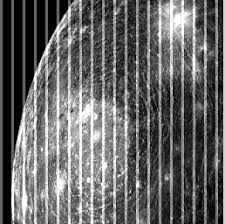
#> input picture moon.png, 225 x 224 px
$ python Ejercicio1.py
#> lines starting #> are read from the running program, lines starting #| are printed output that depends on the picture; after the words box and inside, x2 and y2 are one past the last pixel; in counts of white or black regions, pixels touching at a corner belong together
#Margareth Ramirez Valenzuela, Ana María Vargas
import cv2
import numpy as np
from matplotlib import pyplot as plt
import matplotlib.pylab as pylab
from skimage import filters
from scipy.ndimage import filters

# Parte 1.A
# Cargue y despliegue la imagen en escala de grises
img = cv2.imread('moon.png',0)
#> img is the input picture: shape (224, 225); min 0, max 255, mean 102.6
plt.imshow(img, cmap=pylab.cm.Greys_r)
plt.title('Imagen original')
plt.axis('off')
plt.show()

print(img.shape)
#| (224, 225)

# Parte 1.B
# Transformada de Fourier
img_fft = np.fft.fft2(img) # Fourier
img_fft_shift = np.fft.fftshift(img_fft) # Desplazamiento
img_fft_abs = np.abs(img_fft_shift) # Magnitud
img_fft_log = np.log(img_fft_abs) # Logaritmo
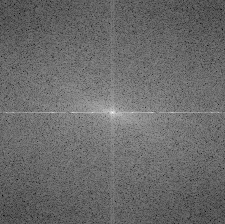
#> img_fft_log: shape (224, 225) float64; min 2.42, max 15.46, mean 7.87; drawn with min black and max white
print(img_fft_log.shape)
#| (224, 225)
plt.imshow(img_fft_log, cmap=pylab.cm.Greys_r)
plt.title('Espectro de frecuencia')
plt.axis('off')
plt.show()


# Parte 1.C
# Para lograr eliminar el ruido en la imagen ocasionado por las frecuencias especıficas, primero
# obtenga una mascara a partir del módulo de la Transformada de Fourier en escala logarıtmica
# utilizando un umbral igual a 10. Para unir los puntos más cercanos aplique un filtro de
# mınimo.

# Umbral
umbral = 10
img_fft_log[img_fft_log < umbral] = 1
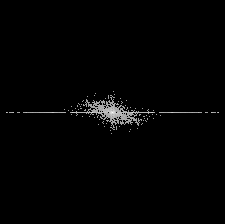
#> img_fft_log: shape (224, 225) float64; min 1, max 15.46, mean 1.17; drawn with min black and max white
img_fft_log[img_fft_log >= umbral] = 0
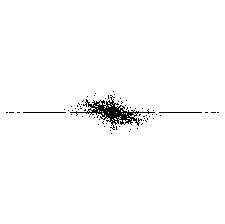
#> img_fft_log: shape (224, 225) float64; values 0 (black) and 1 (white), 98.2% white; 69 black regions (66 under 20 px), largest, box (x1, y1, x2, y2) and area: (70, 95, 155, 130) 699, (23, 112, 66, 113) 43, (159, 112, 202, 113) 43

# Filtro de mínimo
img_min = filters.minimum_filter(img_fft_log, size=3)
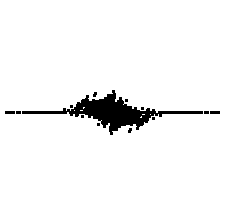
#> img_min: shape (224, 225) float64; values 0 (black) and 1 (white), 95.7% white; 13 black regions (10 under 20 px), largest, box (x1, y1, x2, y2) and area: (22, 90, 203, 135) 1975, (5, 111, 15, 114) 30, (210, 111, 220, 114) 30

# Mostrar la máscara después del filtro de mínimo
plt.imshow(img_min, cmap='gray')
plt.title('Máscara Umbral')
plt.axis('off')
plt.show()


# Con la máscara del filtro selectivo suprima además las componentes de muy baja frecuencia.
# Para esto puede combinar la máscara obtenida en el paso anterior (c) con un filtro pasa bajo
# ideal de radio a elección (utilizar operaciones lógicas). Para la implementación del filtro ideal
# utilice la función disponible en el archivo fft lib. Despliegue las tres imágenes máscara, filtro
# ideal y combinación de ambos,

# Filtro pasa bajo ideal
def filtro_ideal(img, D0):
    # Dimensiones de la imagen
#> called with D0 = 10
    M, N = img.shape
#> M = 224; N = 225
    # Coordenadas del centro
    u0 = M/2
#> u0 = 112
    v0 = N/2
#> v0 = 112.5
    # Filtro ideal
    filtro = np.zeros((M,N))
    for u in range(M):
        for v in range(N):
            D = np.sqrt((u-u0)**2 + (v-v0)**2)
            if D <= D0:
                filtro[u,v] = 1
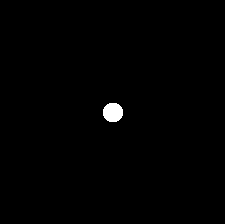
#> filtro: shape (224, 225) float64; values 0 (black) and 1 (white), 0.62% white; 1 white region, box (x1, y1, x2, y2) and area: (103, 103, 123, 122) 312
    return filtro

# Filtro ideal
D0 = 10
filtro = filtro_ideal(img, D0)
plt.imshow(filtro, cmap='gray')
plt.title('Filtro ideal')
plt.axis('off')
plt.show()

# Combinación de ambos
img_min1 = img_min* filtro
#> img_min1: shape (224, 225) float64; every value is 0
plt.imshow(img_min1, cmap='gray')
plt.title('Combinación')
plt.axis('off')
plt.show()
